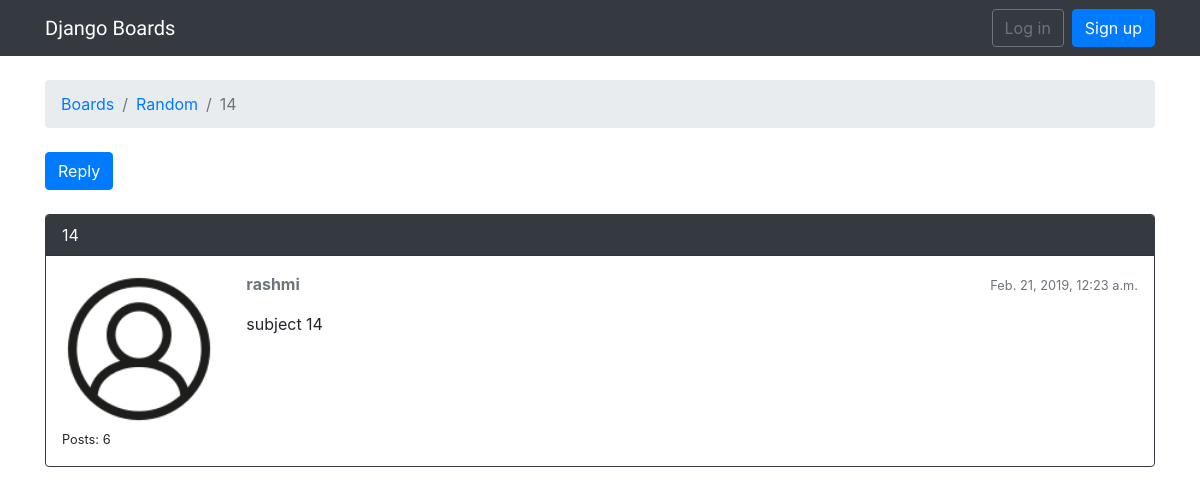
The app's page /boards/1/topics/8/ with its own data.
### boards/models.py (models this page shows, shortened)
class Topic(models.Model):
    subject = models.CharField(max_length=255)
    last_updated = models.DateTimeField(auto_now_add=True)
    board = models.ForeignKey(Board, related_name='topics')
    starter = models.ForeignKey(User, related_name='topics')
    views = models.PositiveIntegerField(default=0)

class Board(models.Model):
    name = models.CharField(max_length=30, unique=True)
    description = models.CharField(max_length=100)

class Post(models.Model):
    message = models.TextField(max_length=4000)
    topic = models.ForeignKey(Topic, related_name='posts')
    created_at = models.DateTimeField(auto_now_add=True)
    updated_at = models.DateTimeField(null=True)
    created_by = models.ForeignKey(User, related_name='posts')
    updated_by = models.ForeignKey(User, null=True, related_name='+')

### boards/views.py (the view)
# urls.py: url(r'^boards/(?P<pk>\d+)/topics/(?P<topic_pk>\d+)/$', views.topic_posts, name='topic_posts'),
def topic_posts(request, pk, topic_pk):
    topic = get_object_or_404(Topic, board__pk=pk, pk=topic_pk)
    topic.views += 1
    topic.save()
    return render(request, 'topic_posts.html', {'topic': topic})

### templates/topic_posts.html (shortened to what this page needs)
{% extends 'base.html' %}
{% load static %}
{% block breadcrumb %}
  <li class="breadcrumb-item"><a href="{% url 'home' %}">Boards</a></li>
  <li class="breadcrumb-item"><a href="{% url 'board_topics' topic.board.pk %}">{{ topic.board.name }}</a></li>
  <li class="breadcrumb-item active">{{ topic.subject }}</li>
{% endblock %}
{% block content %}
  <div class="mb-4">
    <a href="#" class="btn btn-primary" role="button">Reply</a>
  </div>
  {% for post in topic.posts.all %}
    <div class="card mb-2 {% if forloop.first %}border-dark{% endif %}">
    {% if forloop.first %}
      <div class="card-header text-white bg-dark py-2 px-3">{{ topic.subject }}</div>
    {% endif %}
      <div class="card-body p-3">
        <div class="row">
          <div class="col-2">
            <img src="{% static 'img/icon.png' %}" alt="{{ post.created_by.username }}" class="w-100">
            <small>Posts: {{ post.created_by.posts.count }}</small>
          </div>
          <div class="col-10">
            <div class="row mb-3">
              <div class="col-6">
                <strong class="text-muted">{{ post.created_by.username }}</strong>
              </div>
              <div class="col-6 text-right">
                <small class="text-muted">{{ post.created_at }}</small>
              </div>
            </div>
            {{ post.message }}
          </div>
        </div>
      </div>
    </div>
  {% endfor %}
{% endblock %}

### records on screen
Topic: board.name "Random", subject "14"
Post: created_by.posts.count "6", created_by.username "rashmi", created_at "Feb. 21, 2019, 12:23 a.m.", message "subject 14"
